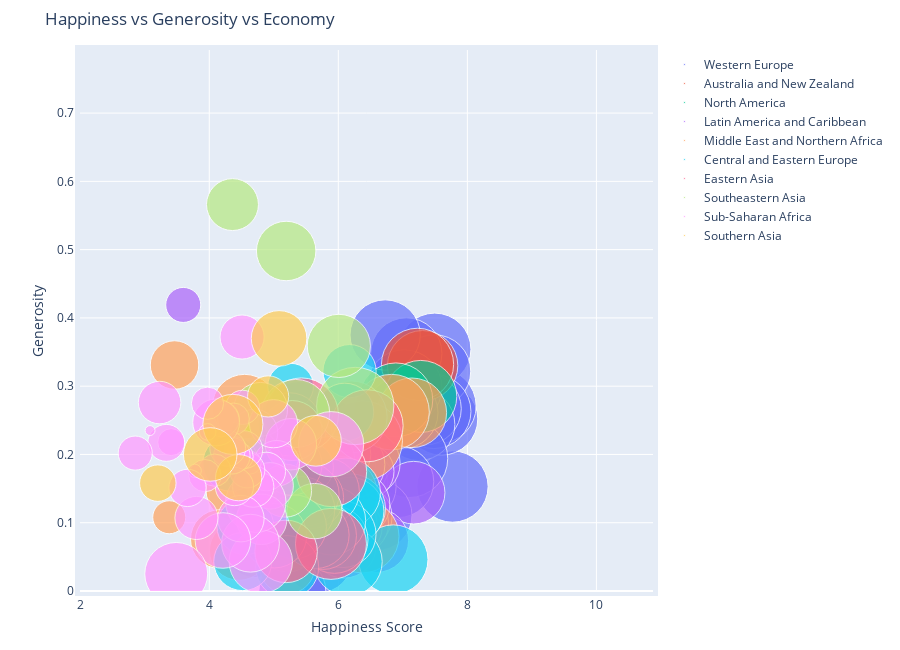

The notebook cell saved with this chart:
### Markdown cell above
## Bubble Charts

### Code cell
import warnings
warnings.filterwarnings('ignore')

figure = bubbleplot(dataset = df, x_column = 'Score', y_column = 'Generosity', 
    bubble_column = 'Country', size_column = 'GDP per capita', color_column = 'Region', 
    x_title = "Happiness Score", y_title = "Generosity", title = 'Happiness vs Generosity vs Economy',
    x_logscale = False, scale_bubble = 1, height = 650)

py.iplot(figure, config={'scrollzoom': True})

### Figure 1 — Plotly figure (JSON) as saved in the notebook; plotly's stock layout.template omitted (floating-point values rounded to 4 significant figures)
{"data": [{"marker": {"size": [1.34, 1.383, 1.488, 1.38, 1.396, 1.452, 1.387, 1.376, 1.609, 1.333, 1.499, 1.373, 1.356, 1.3, 1.324, 1.286, 1.294, 1.263, 1.221, 1.181], "sizemode": "area", "sizeref": 0.0005263}, "mode": "markers", "name": "Western Europe", "text": ["Finland", "Denmark", "Norway", "Iceland", "Netherlands", "Switzerland", "Sweden", "Austria", "Luxembourg", "United Kingdom", "Ireland", "Germany", "Belgium", "Malta", "France", "Spain", "Italy", "Cyprus", "Portugal", "Greece"], "type": "scatter", "x": [7.769, 7.6, 7.554, 7.494, 7.488, 7.48, 7.343, 7.246, 7.09, 7.054, 7.021, 6.985, 6.923, 6.726, 6.592, 6.354, 6.223, 6.046, 5.693, 5.287], "y": [0.153, 0.252, 0.271, 0.354, 0.322, 0.263, 0.267, 0.244, 0.194, 0.348, 0.298, 0.261, 0.16, 0.375, 0.111, 0.153, 0.158, 0.19, 0.047, 0]}, {"marker": {"size": [1.303, 1.372], "sizemode": "area", "sizeref": 0.0005263}, "mode": "markers", "name": "Australia and New Zealand", "text": ["New Zealand", "Australia"], "type": "scatter", "x": [7.307, 7.228], "y": [0.33, 0.332]}, {"marker": {"size": [1.365, 1.433], "sizemode": "area", "sizeref": 0.0005263}, "mode": "markers", "name": "North America", "text": ["Canada", "United States"], "type": "scatter", "x": [7.278, 6.892], "y": [0.285, 0.28]}, {"marker": {"size": [1.034, 1.07, 1.159, 0.8, 1.149, 1.004, 1.124, 0.794, 1.231, 0.985, 0.694, 1.092, 0.912, 0.831, 0.642, 0.776, 0.855, 0.96, 1.015, 0.96, 0.323], "sizemode": "area", "sizeref": 0.0005263}, "mode": "markers", "name": "Latin America and Caribbean", "text": ["Costa Rica", "Mexico", "Chile", "Guatemala", "Panama", "Brazil", "Uruguay", "El Salvador", "Trinidad & Tobago", "Colombia", "Nicaragua", "Argentina", "Ecuador", "Jamaica", "Honduras", "Bolivia", "Paraguay", "Peru", "Dominican Republic", "Venezuela", "Haiti"], "type": "scatter", "x": [7.167, 6.595, 6.444, 6.436, 6.321, 6.3, 6.293, 6.253, 6.192, 6.125, 6.105, 6.086, 6.028, 5.89, 5.86, 5.779, 5.743, 5.697, 5.425, 4.707, 3.597], "y": [0.144, 0.074, 0.187, 0.175, 0.109, 0.099, 0.127, 0.093, 0.185, 0.099, 0.2, 0.066, 0.126, 0.107, 0.246, 0.137, 0.184, 0.083, 0.113, 0.064, 0.419]}, {"marker": {"size": [1.276, 1.503, 1.403, 1.684, 1.362, 1.5, 1.263, 1.044, 1.183, 1.002, 0.801, 0.987, 0.837, 0.657, 1.1, 0.921, 1.043, 0.913, 0.619, 0.287], "sizemode": "area", "sizeref": 0.0005263}, "mode": "markers", "name": "Middle East and Northern Africa", "text": ["Israel", "United Arab Emirates", "Saudi Arabia", "Qatar", "Bahrain", "Kuwait", "Northern Cyprus", "Libya", "Turkey", "Algeria", "Morocco", "Lebanon", "Jordan", "Palestinian Territories", "Iran", "Tunisia", "Iraq", "Egypt", "Syria", "Yemen"], "type": "scatter", "x": [7.139, 6.825, 6.375, 6.374, 6.199, 6.021, 5.718, 5.525, 5.373, 5.211, 5.208, 5.197, 4.906, 4.696, 4.548, 4.461, 4.437, 4.166, 3.462, 3.38], "y": [0.261, 0.262, 0.08, 0.22, 0.255, 0.142, 0.191, 0.133, 0.083, 0.073, 0.036, 0.166, 0.11, 0.103, 0.27, 0.059, 0.148, 0.076, 0.331, 0.108]}, {"marker": {"size": [1.269, 1.246, 1.206, 0.745, 1.238, 1.258, 0.882, 1.162, 1.187, 1.237, 1.173, 1.201, 1.183, 1.004, 0.685, 1.051, 0.493, 1.155, 0.945, 1.067, 0.983, 0.551, 1.052, 1.043, 1.092, 0.947, 0.85, 0.886, 0.82], "sizemode": "area", "sizeref": 0.0005263}, "mode": "markers", "name": "Central and Eastern Europe", "text": ["Czech Republic", "Slovakia", "Poland", "Uzbekistan", "Lithuania", "Slovenia", "Kosovo", "Romania", "Latvia", "Estonia", "Kazakhstan", "Hungary", "Russia", "Serbia", "Moldova", "Montenegro", "Tajikistan", "Croatia", "Bosnia and Herzegovina", "Belarus", "North Macedonia", "Kyrgyzstan", "Turkmenistan", "Azerbaijan", "Bulgaria", "Albania", "Armenia", "Georgia", "Ukraine"], "type": "scatter", "x": [6.852, 6.198, 6.182, 6.174, 6.149, 6.118, 6.1, 6.07, 5.94, 5.893, 5.809, 5.758, 5.648, 5.603, 5.529, 5.523, 5.467, 5.432, 5.386, 5.323, 5.274, 5.261, 5.247, 5.208, 5.011, 4.719, 4.559, 4.519, 4.332], "y": [0.046, 0.121, 0.117, 0.322, 0.043, 0.144, 0.262, 0.083, 0.075, 0.103, 0.146, 0.081, 0.082, 0.137, 0.181, 0.142, 0.23, 0.119, 0.263, 0.094, 0.185, 0.3, 0.244, 0.035, 0.081, 0.178, 0.095, 0.043, 0.187]}, {"marker": {"size": [1.368, 1.301, 1.327, 1.438, 0.948, 1.029], "sizemode": "area", "sizeref": 0.0005263}, "mode": "markers", "name": "Eastern Asia", "text": ["Taiwan", "South Korea", "Japan", "Hong Kong", "Mongolia", "China"], "type": "scatter", "x": [6.446, 5.895, 5.886, 5.43, 5.285, 5.191], "y": [0.242, 0.175, 0.069, 0.258, 0.235, 0.058]}, {"marker": {"size": [1.572, 1.05, 0.807, 1.221, 0.931, 0.741, 0.764, 0.574, 0.71], "sizemode": "area", "sizeref": 0.0005263}, "mode": "markers", "name": "Southeastern Asia", "text": ["Singapore", "Thailand", "Philippines", "Malaysia", "Indonesia", "Vietnam", "Laos", "Cambodia", "Myanmar"], "type": "scatter", "x": [6.262, 6.008, 5.631, 5.339, 5.192, 5.175, 4.796, 4.7, 4.36], "y": [0.271, 0.359, 0.117, 0.26, 0.498, 0.147, 0.266, 0.232, 0.566]}, {"marker": {"size": [1.12, 0.696, 0.549, 0.611, 0.569, 0.393, 0.673, 1.057, 0.96, 0.45, 0, 0.879, 0.138, 0.331, 0.38, 0.308, 0.512, 0.57, 0.204, 0.094, 0.385, 0.268, 0.35, 0.336, 0.811, 0.332, 0.578, 0.275, 0.073, 0.274, 0.274, 0.489, 0.046, 0.366, 1.041, 0.191, 0.359, 0.476, 0.026, 0.306], "sizemode": "area", "sizeref": 0.0005263}, "mode": "markers", "name": "Sub-Saharan Africa", "text": ["Mauritius", "Nigeria", "Cameroon", "Ghana", "Ivory Coast", "Benin", "Congo (Brazzaville)", "Gabon", "South Africa", "Senegal", "Somalia", "Namibia", "Niger", "Burkina Faso", "Guinea", "Gambia", "Kenya", "Mauritania", "Mozambique", "Congo (Kinshasa)", "Mali", "Sierra Leone", "Chad", "Ethiopia", "Swaziland", "Uganda", "Zambia", "Togo", "Liberia", "Comoros", "Madagascar", "Lesotho", "Burundi", "Zimbabwe", "Botswana", "Malawi", "Rwanda", "Tanzania", "Central African Republic", "South Sudan"], "type": "scatter", "x": [5.888, 5.265, 5.044, 4.996, 4.944, 4.883, 4.812, 4.799, 4.722, 4.681, 4.668, 4.639, 4.628, 4.587, 4.534, 4.516, 4.509, 4.49, 4.466, 4.418, 4.39, 4.374, 4.35, 4.286, 4.212, 4.189, 4.107, 4.085, 3.975, 3.973, 3.933, 3.802, 3.775, 3.663, 3.488, 3.41, 3.334, 3.231, 3.083, 2.853], "y": [0.215, 0.215, 0.187, 0.245, 0.154, 0.175, 0.105, 0.043, 0.13, 0.153, 0.243, 0.07, 0.188, 0.177, 0.207, 0.269, 0.372, 0.106, 0.197, 0.212, 0.153, 0.252, 0.198, 0.209, 0.074, 0.252, 0.247, 0.177, 0.233, 0.275, 0.169, 0.107, 0.176, 0.151, 0.025, 0.218, 0.217, 0.276, 0.235, 0.202]}, {"marker": {"size": [0.677, 0.813, 0.446, 0.562, 0.949, 0.755, 0.35], "sizemode": "area", "sizeref": 0.0005263}, "mode": "markers", "name": "Southern Asia", "text": ["Pakistan", "Bhutan", "Nepal", "Bangladesh", "Sri Lanka", "India", "Afghanistan"], "type": "scatter", "x": [5.653, 5.082, 4.913, 4.456, 4.366, 4.015, 3.203], "y": [0.22, 0.37, 0.285, 0.166, 0.244, 0.2, 0.158]}], "layout": {"height": 650, "hovermode": "closest", "margin": {"b": 50, "pad": 5, "t": 50}, "showlegend": true, "title": {"text": "Happiness vs Generosity vs Economy"}, "xaxis": {"autorange": false, "range": [1.997, 10.88], "title": {"text": "Happiness Score"}}, "yaxis": {"autorange": false, "range": [0, 0.7924], "title": {"text": "Generosity"}}}}
